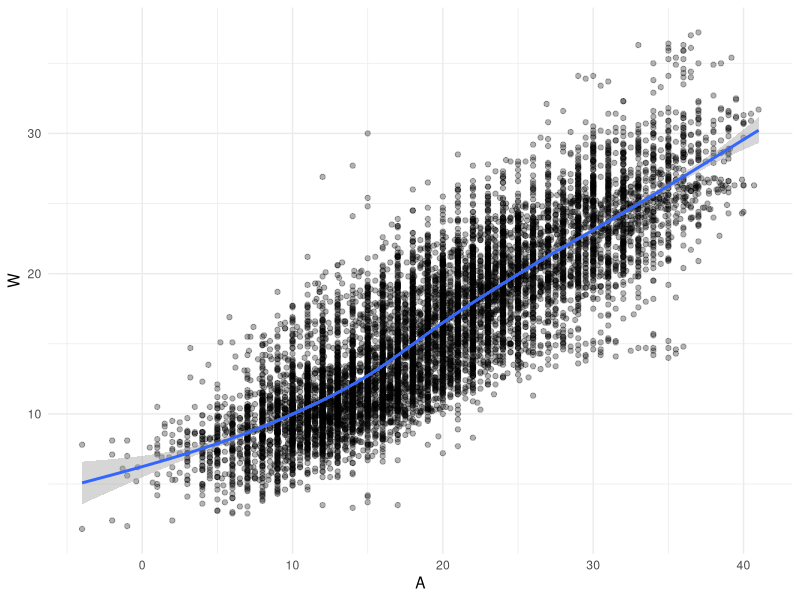
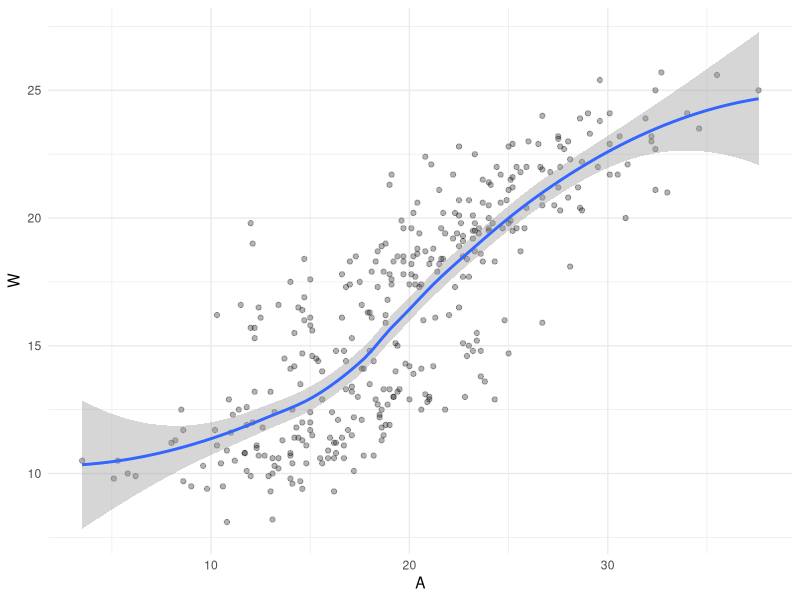
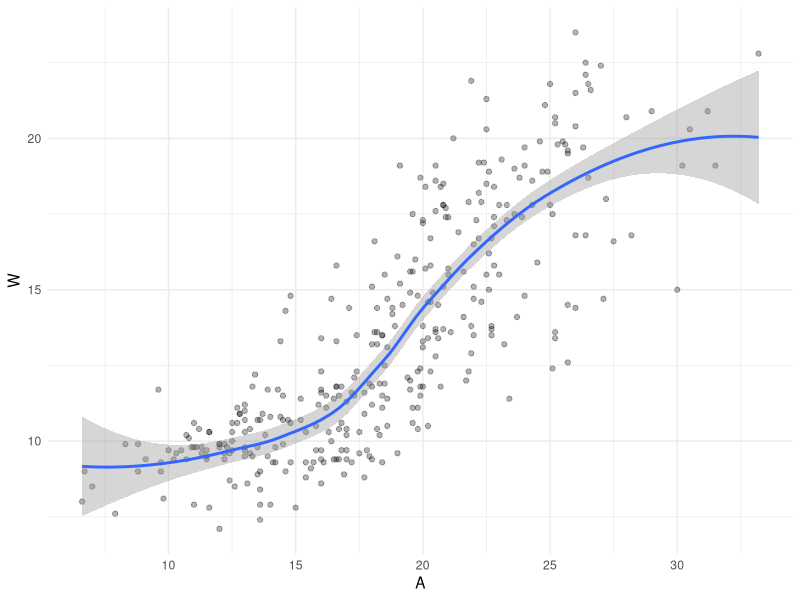
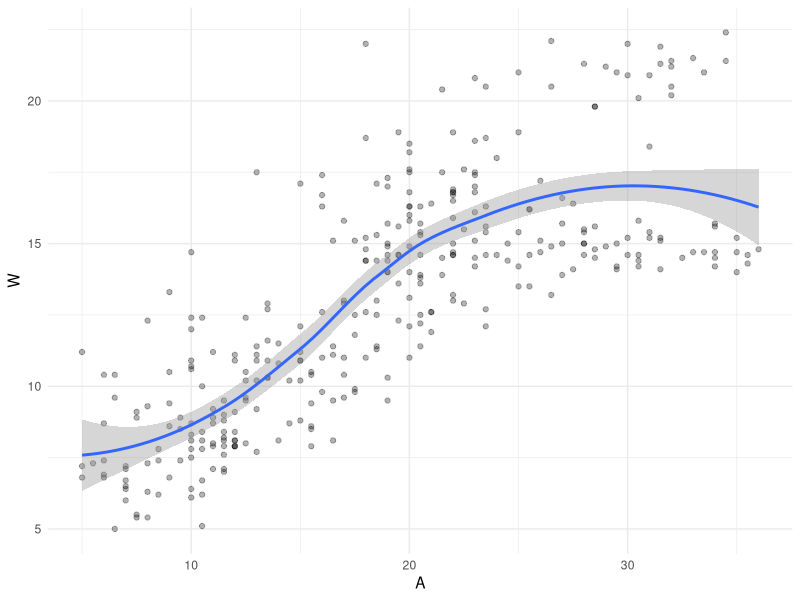
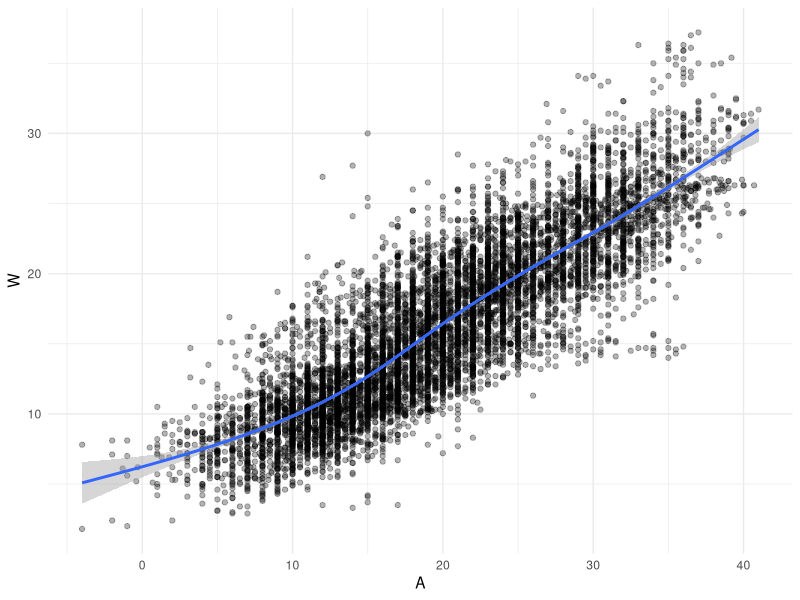
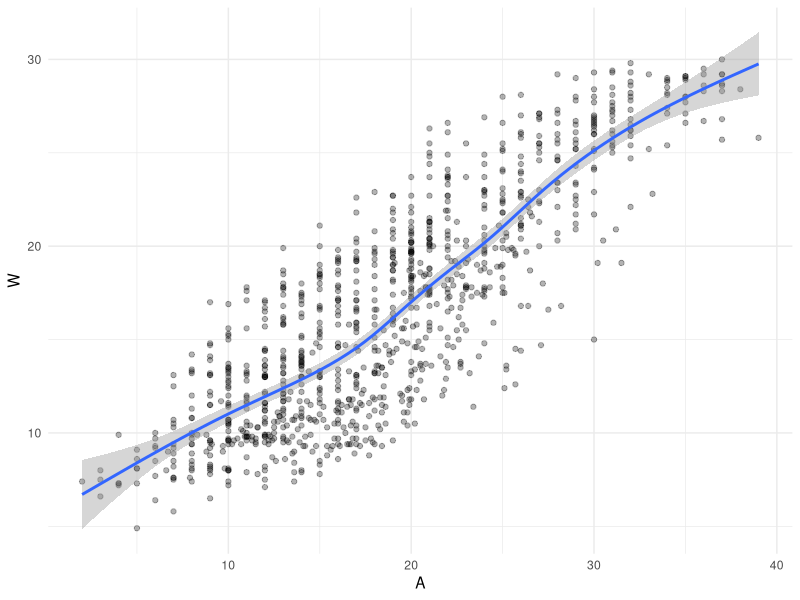

These charts were generated, in order, by the following R code:
options(scipen=999)
library(tidyverse)    #Essential Functions
library(modelr)
DATA=read_csv("AirWaterTemp.csv",col_types=cols()) #River Data

#1.1
ggplot(data=DATA) +
  geom_point(aes(x=A,y=W),alpha=0.3)+
  geom_smooth(aes(x=A,y=W)) +
  theme_minimal()

#1.2
WAPLOT.func=function(Location){
  DATA %>% filter(L == Location) %>%
    ggplot()+
    geom_point(aes(x=A,y=W),alpha=0.3)+
    geom_smooth(aes(x=A,y=W)) +
    theme_minimal()
}

WAPLOT.func(103)
WAPLOT.func(105)
WAPLOT.func(918)

#1.3
set.seed(216)
TEST.LOCATIONS=sample(x=unique(DATA$L),size=3,replace=F)

TRAIN = anti_join(DATA,tibble(L=TEST.LOCATIONS),by="L")
TEST = semi_join(DATA,tibble(L=TEST.LOCATIONS),by="L")

#1.4
WAPLOT2.func=function(DATA){
  ggplot(data=DATA)+
    geom_point(aes(x=A,y=W),alpha=0.3)+
    geom_smooth(aes(x=A,y=W)) +
    theme_minimal()
}

WAPLOT2.func(TRAIN)
WAPLOT2.func(TEST)


#2.1
linmod=lm(W~A,data=TRAIN)
summary(linmod)

#2.2
TRAIN2 = TRAIN %>% add_predictions(linmod,var="linpred")
TEST2 = TEST %>% add_predictions(linmod,var="linpred")

#2.3
TRAIN3 = TRAIN2 %>% add_residuals(linmod,var="linres")
TEST3 = TEST2 %>% add_residuals(linmod,var="linres")


#3.1
poly2mod=lm(W~A+I(A^2),data=TRAIN)
poly3mod=lm(W~A+I(A^2)+I(A^3),data=TRAIN)
poly4mod=lm(W~A+I(A^2)+I(A^3)+I(A^4),data=TRAIN)
anova(linmod,poly2mod,poly3mod,poly4mod,test="Chisq")

#3.2
TRAIN4 =TRAIN3 %>% 
  add_predictions(poly2mod,var="poly2pred") %>%
  add_predictions(poly3mod,var="poly3pred") %>%
  add_predictions(poly4mod,var="poly4pred")
  
TEST4 =TEST3 %>% 
  add_predictions(poly2mod,var="poly2pred") %>%
  add_predictions(poly3mod,var="poly3pred") %>%
  add_predictions(poly4mod,var="poly4pred")

#3.3
TRAIN5 =TRAIN4 %>% 
  add_residuals(poly2mod,var="poly2res") %>%
  add_residuals(poly3mod,var="poly3res") %>%
  add_residuals(poly4mod,var="poly4res")

TEST5 =TEST4 %>% 
  add_residuals(poly2mod,var="poly2res") %>%
  add_residuals(poly3mod,var="poly3res") %>%
  add_residuals(poly4mod,var="poly4res")

